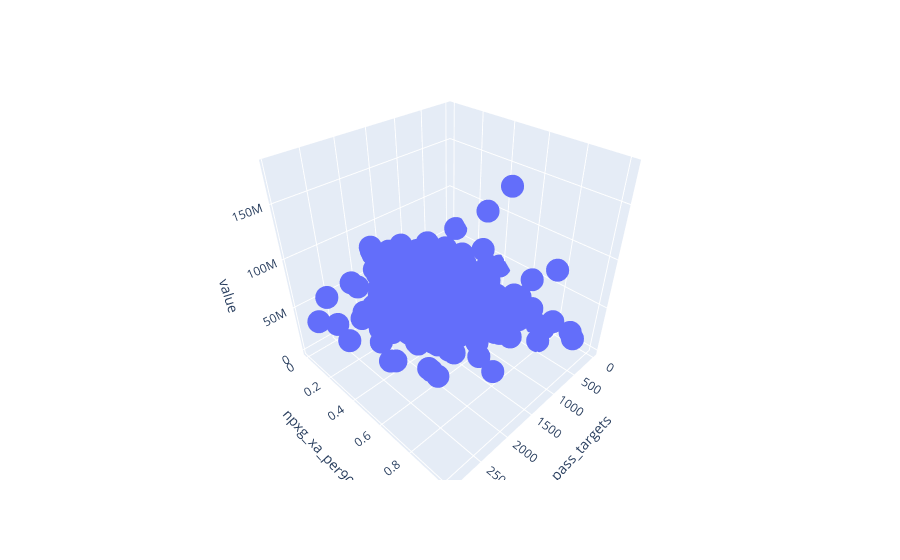

The notebook cell saved with this chart:
### Code cell
fig = px.scatter_3d(df_mf, x="pass_targets", y="npxg_xa_per90", z="value", hover_name='player', hover_data=['year', 'squad'])
fig.show()

### Figure 1 — Plotly figure (JSON) as saved in the notebook; plotly's stock layout.template omitted (floating-point values rounded to 4 significant figures; data arrays with more than 128 entries replaced by an {"elided": "..."} marker saying what was removed)
{"data": [{"customdata": {"elided": "1797x2 mixed values"}, "hovertemplate": "<b>%{hovertext}</b><br><br>pass_targets=%{x}<br>npxg_xa_per90=%{y}<br>value=%{z}<br>year=%{customdata[0]}<br>squad=%{customdata[1]}<extra></extra>", "hovertext": {"elided": "1797 str values"}, "legendgroup": "", "marker": {"color": "#636efa", "symbol": "circle"}, "mode": "markers", "name": "", "scene": "scene", "showlegend": false, "type": "scatter3d", "x": {"elided": "1797 int values"}, "y": {"elided": "1797 float values"}, "z": {"elided": "1797 int values"}}], "layout": {"legend": {"tracegroupgap": 0}, "margin": {"t": 60}, "scene": {"domain": {"x": [0, 1], "y": [0, 1]}, "xaxis": {"title": {"text": "pass_targets"}}, "yaxis": {"title": {"text": "npxg_xa_per90"}}, "zaxis": {"title": {"text": "value"}}}}}
